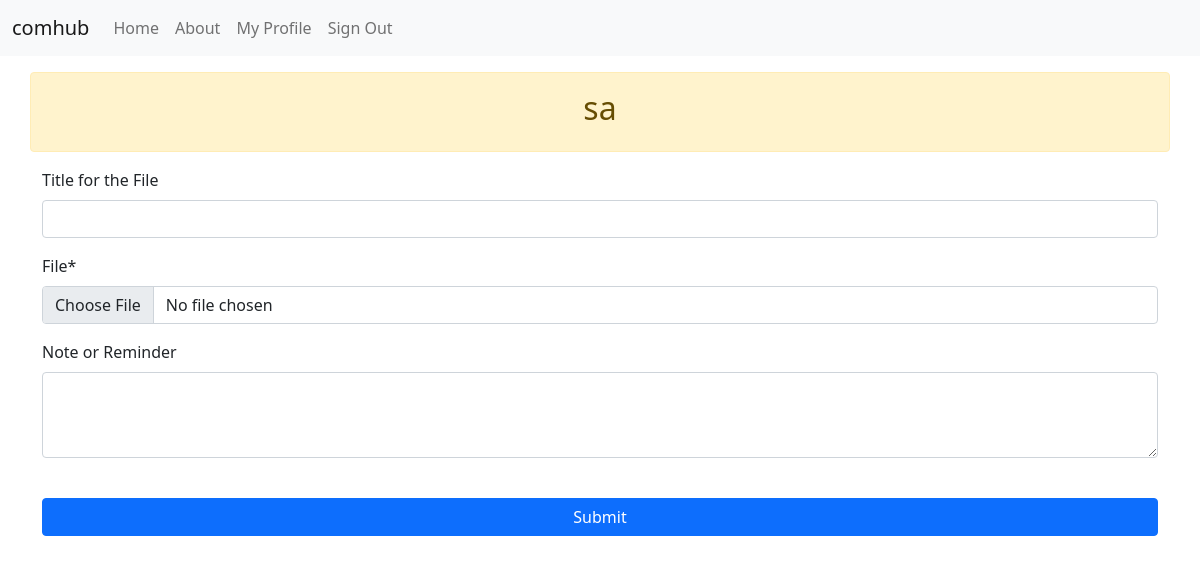
The app's page /customer_file_page/sa/ (signed in), older data.
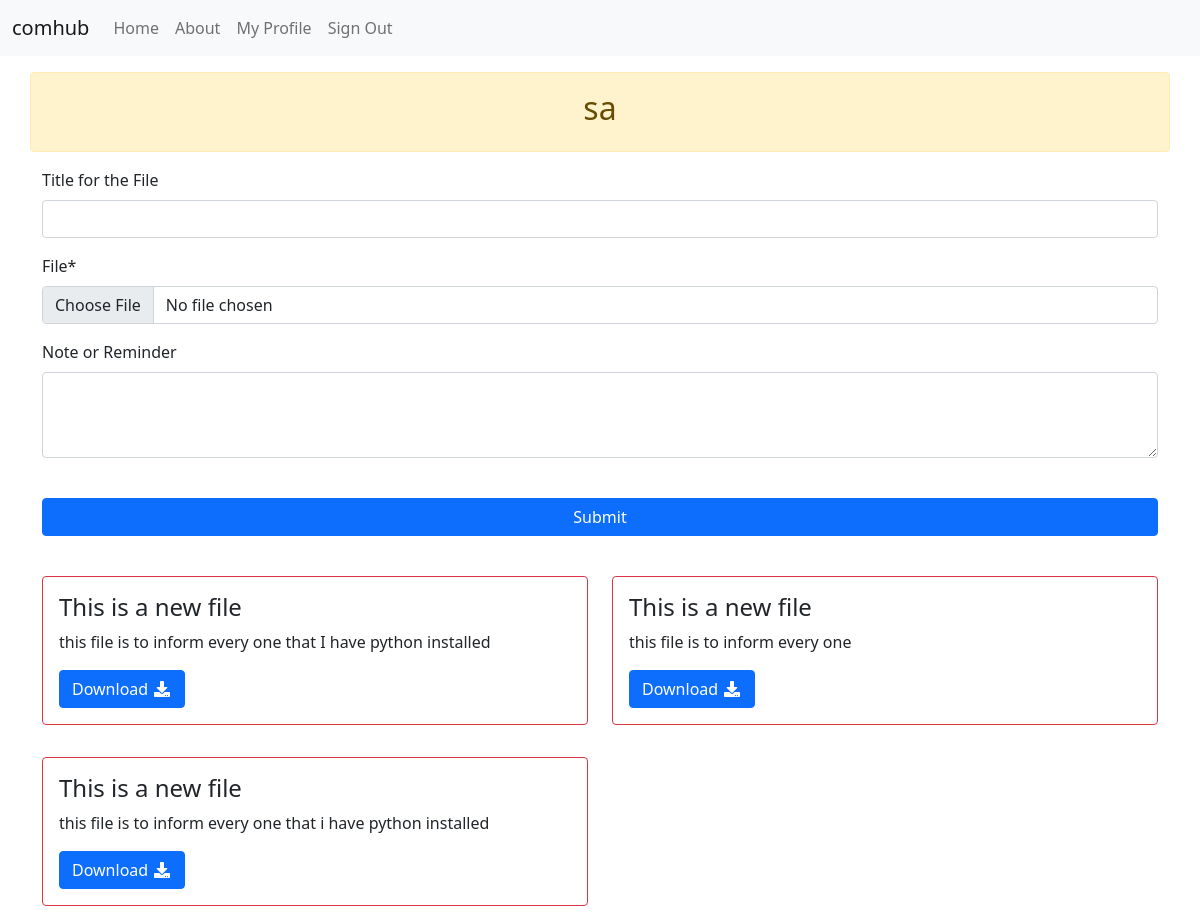
The same page, newer data.
### comhub/file_sharing_app/models.py (models this page shows, shortened)
class File(models.Model):
    title = models.CharField(_("Title for the File"), max_length=50, null=True, blank=True)
    uploader = models.ForeignKey(User, verbose_name=_("uploader"), related_name="uploader", on_delete=models.CASCADE)
    assigned_to = models.ForeignKey(User, verbose_name=_("assigned_to"), related_name="assigned_to", on_delete=models.CASCADE, null=True, blank=True )
    uploaded_file = models.FileField(_("File"), upload_to='uploads')
    note = models.TextField(_("Note or Reminder"), null=True, blank=True)

### comhub/file_sharing_app/views.py (the view)
# urls.py: path("customer_file_page/<str:username>/", file_sharing_views.customer_file_page, name="customer_file_page"),
@login_required
def customer_file_page(request, username):
    customer = User.objects.filter(username=username).first()
    form = FileForm(request.POST or None, request.FILES or None)
    if form.is_valid():
        file = form.save(commit=False)
        file.uploader = request.user
        file.assigned_to = customer
        file.save()
        form = FileForm()
    context = {
        "customer": customer,
        "form": form,
    }
    return render(request, 'pages/customer_file_page.html', context)

### comhub/file_sharing_app/forms.py
class FileForm(forms.ModelForm):
    class Meta:
        model = File
        fields = ('title','uploaded_file','note',)
    def __init__(self, *args, **kwargs):
        super().__init__(*args, **kwargs)
        self.fields['note'].widget.attrs.update({'rows':3})

### comhub/users/context_processors.py (called while the page is built)
def allauth_settings(request):
    return {
        "ACCOUNT_ALLOW_REGISTRATION": settings.ACCOUNT_ALLOW_REGISTRATION,
    }

### comhub/templates/pages/customer_file_page.html (shortened to what this page needs)
{% extends "base.html" %}
{% load crispy_forms_tags %}
{% block content %}
<div class="row mt-3">
    <div class="col-12 alert alert-warning text-center" role="alert">
        <h2>{% if customer.name %}{{customer.name}}{% else %}{{customer.username}}{% endif %}</h2>
    </div>
    <div class="col-12">
        <form method="post" enctype="multipart/form-data">
            {{form|crispy}}
            <button class="btn btn-primary col-12 my-4">Submit</button>
        </form>
    </div>
    <div class="col-12">
        <div class="row">
        {% for file in customer.assigned_to.all %}
        <div class="col-6 my-3">
            <div class="card border-{% if file.uploader == request.user %}primary{% else %}danger{% endif %}">
                <div class="card-body">
                    <h4 class="card-title">{{file.title}}</h4>
                    <p class="card-text">{{file.note}}</p>
                    <a download href="{{file.uploaded_file.url}}" role="button" class="btn btn-primary">Download <i class="fas fa-download   fa-fw"></i></a>
                </div>
            </div>
        </div>
        {% endfor %}
    </div>
</div>
</div>
{% endblock content %}

Row changes from the older to the newer data that the page shows:
added File: title "This is a new file", note "this file is to inform every one that I have python installed"
added File: title "This is a new file", note "this file is to inform every one"
added File: title "This is a new file", note "this file is to inform every one that i have python installed"
